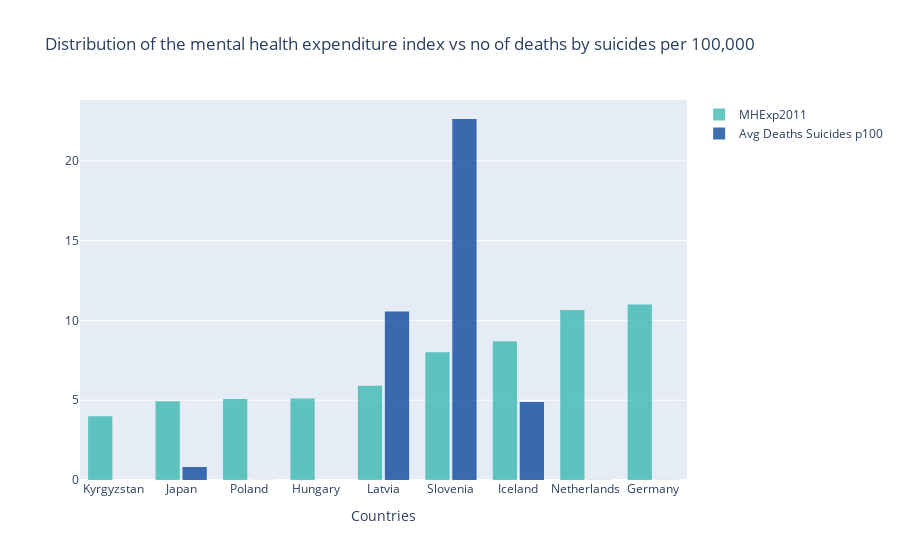

The notebook cell saved with this chart:
### Markdown cell above
The relationship between mental health expenditure index in 2011 and suicide deaths according to WHO ICD 10 per 100,000 population

### Code cell
df=df.sort_values('MHExp_Pctage_2011',ascending=True) #Distribution of the mental health expenditure index vs no of deaths by suicides per 100,000
fig5=go.Figure()
fig5.add_trace(go.Histogram(x=df['Country_Name'],y=df['MHExp_Pctage_2011'],histfunc='avg',name='MHExp2011',marker_color='#32b6ad'))
fig5.add_trace(go.Histogram(x=df['Country_Name'],y=df['Deaths_Suicides_p100'],histfunc='avg',name='Avg Deaths Suicides p100',marker_color='#003e96'))
fig5.update_layout(
    title_text='Distribution of the mental health expenditure index vs no of deaths by suicides per 100,000', # title of plot
    xaxis_title_text='Countries', # xaxis label
    #yaxis_title_text='Index value', # yaxis label
    bargap=0.2, # gap between bars of adjacent location coordinates
    bargroupgap=0.1 # gap between bars of the same location coordinates
    )
fig5.update_traces(opacity=0.75)
fig5.show()

r, p = sp.stats.pearsonr(df['MHExp_Pctage_2011'], df['Deaths_Suicides_p100']) #scipy correlation calculated using pearson's r
print(r, p)

### Figure 1 — Plotly figure (JSON) as saved in the notebook; plotly's stock layout.template omitted (floating-point values rounded to 4 significant figures; data arrays with more than 128 entries replaced by an {"elided": "..."} marker saying what was removed)
{"data": [{"histfunc": "avg", "marker": {"color": "#32b6ad"}, "name": "MHExp2011", "opacity": 0.75, "type": "histogram", "x": {"elided": "180 str values"}, "y": {"elided": "180 float values"}}, {"histfunc": "avg", "marker": {"color": "#003e96"}, "name": "Avg Deaths Suicides p100", "opacity": 0.75, "type": "histogram", "x": {"elided": "180 str values"}, "y": {"elided": "180 float values"}}], "layout": {"bargap": 0.2, "bargroupgap": 0.1, "title": {"text": "Distribution of the mental health expenditure index vs no of deaths by suicides per 100,000"}, "xaxis": {"title": {"text": "Countries"}}}}
